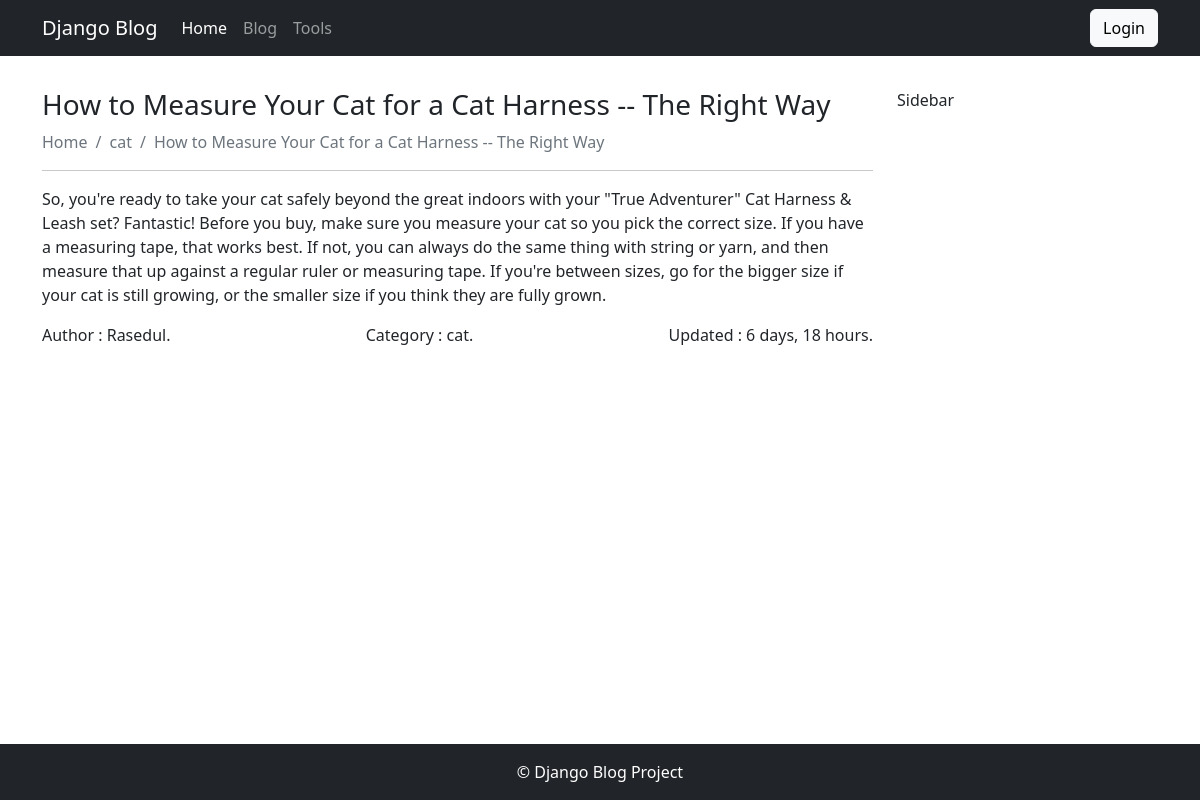
Page /how-to-measure-your-cat-for-a-cat-harness-the on the committed database.
### blog/models.py (models this page shows, shortened)
class BlogPost(models.Model):
    STATUS = [
         ('draft', 'Draft'),
         ('published', 'Published')
    ]
    title = models.CharField(max_length=200)
    featured = models.ImageField(upload_to='blogs/', blank=True, null=True)
    slug = models.SlugField(unique=True, blank=True, null=True)
    content = models.TextField()
    created = models.DateTimeField(auto_now_add=True)
    updated = models.DateField(auto_now=True)
    category = models.ForeignKey(Category, on_delete=models.CASCADE)
    status = models.CharField(max_length = 15, choices = STATUS , default= 'Draft')
    meta_title = models.CharField(max_length= 200, blank=True, null= True)
    meta_description = models.TextField(blank=True, null=True)
    class Meta:
        verbose_name_plural = 'All Posts'
        ordering = ['created']

class Category(models.Model):
    title = models.CharField(max_length=200)
    slug = models.SlugField(unique=True, blank=True, null=True)
    author = models.ForeignKey(Author, on_delete=models.PROTECT, null=True, blank=True)
    class Meta:
        verbose_name_plural = 'Categories'

class Author(models.Model):
     name = models.CharField(max_length=255)
     bio = models.TextField(max_length=255)

### blog/views.py (the view)
# urls.py: path('<slug:slug>', views.single_post, name = 'single_post'),
def single_post(request, slug):
    post = get_object_or_404(BlogPost, slug= slug, status ='published')
    template_name = 'Blog/single.html'
    context = {'post': post}
    return render(request, template_name, context)

### templates/blog/single.html (shortened to what this page needs)
{% extends 'base.html' %}
{% block content %}
<div class = " container my-3" >
<div class= "row py-3">
    <div class= "col-md-9"><h1 class="h3"> {{post.title}} </h1>
          <nav aria-label="breadcrumb">
            <ol class="breadcrumb">
              <li class="breadcrumb-item"><a class = "text-decoration-none text-secondary" href="{% url 'home' %}">Home</a></li>
              <li class="breadcrumb-item"><a class = "text-decoration-none text-secondary" href="#">{{ post.category.title }}</a></li>
              <li class="breadcrumb-item active" aria-current="page">{{post.title}}</li>
            </ol>
          </nav>
    <hr>
<div class= "my-3">
    {{post.content}}
</div>
<div class="d-flex justify-content-between">
<span>Author : {{post.category.author.name}}. </span> <span> Category : {{post.category.title}}. </span> <span>Updated : {{post.updated|timesince}}. </span>
</div>
    </div>
    <div class= "col-md-3"> Sidebar</div>
</div>
</div>
{% endblock content %}

### rows in the picture
BlogPost: title "How to Measure Your Cat for a Cat Harness -- The Right Way", category "cat", content "So, you're ready to take your cat safely beyond the great indoors with your \"True Adventurer\" Cat Harness & Leash set? Fantastic! Before you buy, make sure you measure your cat so you pick the correct size. If you have a measuring tape, that works best. If not, you can always do the same thing with string or yarn, and then measure that up against a regular ruler or measuring tape. If you're between sizes, go for the bigger size if your cat is still growing, or the smaller size if you think they are fully grown.", category.author.name "Rasedul", updated "6 days, 18 hours"
